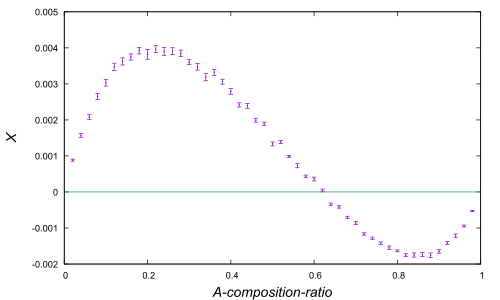

This figure's gnuplot source:
set term pdf
set out 'L100T1.0E1.05.pdf'
set xlabel '{/Arial-Italic A-composition-ratio}'
set ylabel '{/Arial-Italic X}'
set xlabel font 'Arial,15'
set ylabel font 'Arial,15'
set xrange [0.0:1.0]
set tics font 'Arial,10'
set nokey
plot 'L100T1.0E1.05.dat' with yerrorbars pt 0, 0.0
